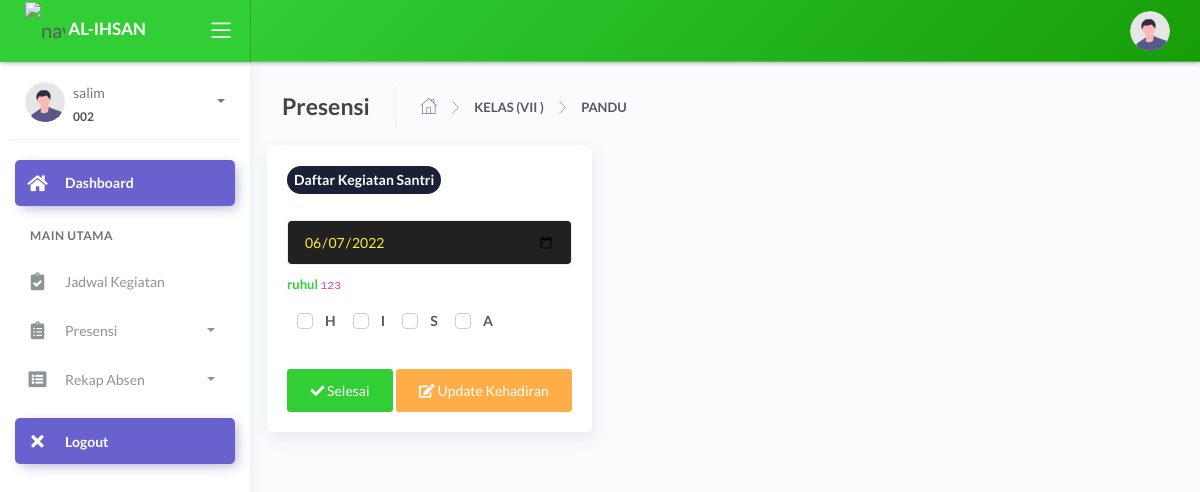
The app's page /guru/index.php?page=absen&pelajaran=12 (signed in), older data.
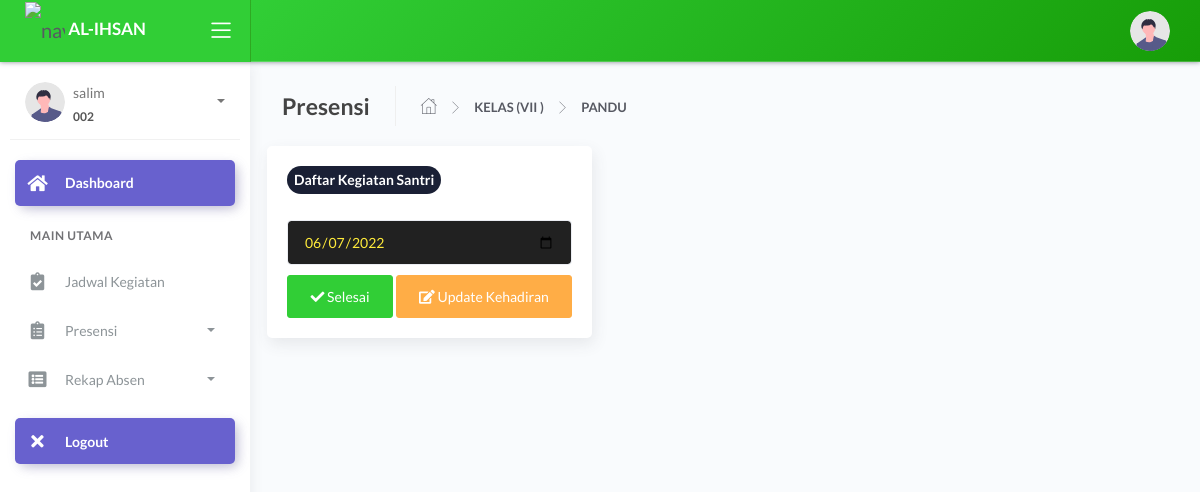
The same page, newer data.
### tables this page shows
CREATE TABLE `tb_santri` (
  `id_santri` int(11) NOT NULL,
  `nis` varchar(60) NOT NULL,
  `nama_santri` varchar(120) NOT NULL,
  `tempat_lahir` varchar(100) NOT NULL,
  `tgl_lahir` date NOT NULL,
  `jk` varchar(30) NOT NULL,
  `alamat` text NOT NULL,
  `password` varchar(255) NOT NULL,
  `foto` varchar(255) NOT NULL,
  `status` varchar(15) NOT NULL,
  `th_angkatan` year(4) NOT NULL,
  `no_wa` varchar(13) NOT NULL,
  `id_mkelas` int(11) NOT NULL
);

### guru/index.php (the view, shortened to what the changed rows need)
<?php
include '../config/db.php';
?> <script>
<?php
$id_login = @$_SESSION['guru'];
$sql = mysqli_query($con, "SELECT * FROM tb_guru
 WHERE id_guru = '$id_login'") or die(mysqli_error($con));
$data = mysqli_fetch_array($sql);
$mengajar = mysqli_query($con, "SELECT * FROM tb_mengajar
INNER JOIN tb_master_mapel ON tb_mengajar.id_mapel=tb_master_mapel.id_mapel
INNER JOIN tb_mkelas ON tb_mengajar.id_mkelas=tb_mkelas.id_mkelas
INNER JOIN tb_semester ON tb_mengajar.id_semester=tb_semester.id_semester
INNER JOIN tb_thajaran ON tb_mengajar.id_thajaran=tb_thajaran.id_thajaran
WHERE tb_mengajar.id_guru='$data[id_guru]' AND tb_thajaran.status=1 ");
?>
<!DOCTYPE html>
<html lang="en">
<head>
	<link rel="stylesheet" href="../assets/css/bootstrap.min.css">
	<link rel="stylesheet" href="../assets/css/atlantis.min.css">
	<link rel="stylesheet" href="../assets/css/demo.css">
</head>
<body>
	<div class="wrapper">
		<div class="main-panel">
			<div class="content">
				<?php
				$page = @$_GET['page'];
				$act = @$_GET['act'];
				if ($page == 'absen') {
					if ($act == '') {
						include 'modul/absen/absen_kelas.php';
					} elseif ($act == 'surat_view') {
						include 'modul/absen/view_surat_izin.php';
					} elseif ($act == 'konfirmasi') {
						include 'modul/absen/konfirmasi_izin.php';
					} elseif ($act == 'update') {
						include 'modul/absen/absen_kelas_update.php';
					}
				} elseif ($page == 'rekap') {
					if ($act == '') {
						include 'modul/rekap/rekap_absen.php';
					}
				} elseif ($page == 'jadwal') {
					if ($act == '') {
						include 'modul/jadwal/jadwal_megajar.php';
					}
				} elseif ($page == 'akun') {
					include 'modul/akun/akun.php';
				} elseif ($page == '') {
					include 'modul/home.php';
				} else {
					echo "<b>Tidak ada Halaman</b>";
				}
				?>
			</div>
		</div>
</body>
</html>

### guru/modul/absen/absen_kelas.php (shortened to what the changed rows need)
	<?php
	$kelasMengajar = mysqli_query($con, "SELECT * FROM tb_mengajar
	INNER JOIN tb_master_mapel ON tb_mengajar.id_mapel=tb_master_mapel.id_mapel
	INNER JOIN tb_mkelas ON tb_mengajar.id_mkelas=tb_mkelas.id_mkelas
	INNER JOIN tb_semester ON tb_mengajar.id_semester=tb_semester.id_semester
	INNER JOIN tb_thajaran ON tb_mengajar.id_thajaran=tb_thajaran.id_thajaran
	WHERE tb_mengajar.id_guru='$data[id_guru]' AND tb_mengajar.id_mengajar='$_GET[pelajaran]'  AND tb_thajaran.status=1  ");
	foreach ($kelasMengajar as $d)
	?>
	<div class="page-inner">
		<div class="row">
			<div class="card">
				<div class="card-body">
					<form action="" method="post">
						<div class="card-list">
							<?php
							$santri = mysqli_query($con, "SELECT * FROM tb_santri WHERE id_mkelas='$d[id_mkelas]' ORDER BY id_santri ASC ");
							foreach ($santri as $i => $s) { ?>
								<div class="item-list">
									<div class="info-user">
										<div class="username">
											<b class="text-success"><?= $s['nama_santri'] ?></b>
											<code><?= $s['nis'] ?></code>
										</div>
										<div class="status mt-0">
											<div class="form-check">
												<label class="form-check-label">
													<span class="form-check-sign">H</span>
												</label>
												<label class="form-check-label">
													<span class="form-check-sign">I</span>
												</label>
												<label class="form-check-label">
													<span class="form-check-sign">S</span>
												</label>
												<label class="form-check-label">
													<span class="form-check-sign">A</span>
												</label>
											</div>
										</div>
									</div>
								</div>
							<?php } ?>
						</div>
				</div>
			</div>
		</div>
	</div>
</div>

Row changes from the older to the newer data that the page shows:
removed tb_santri: nama_santri "ruhul", nis "123"
